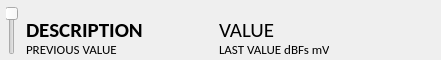
<?xml version="1.0" encoding="UTF-8"?>
<ui version="4.0">
 <class>menuDialog</class>
 <widget class="QDialog" name="menuDialog">
  <property name="geometry">
   <rect>
    <x>0</x>
    <y>0</y>
    <width>441</width>
    <height>60</height>
   </rect>
  </property>
  <property name="sizePolicy">
   <sizepolicy hsizetype="Fixed" vsizetype="Fixed">
    <horstretch>0</horstretch>
    <verstretch>0</verstretch>
   </sizepolicy>
  </property>
  <property name="font">
   <font>
    <family>Calibri</family>
    <pointsize>20</pointsize>
    <weight>50</weight>
    <italic>false</italic>
    <bold>false</bold>
    <stylestrategy>PreferAntialias</stylestrategy>
   </font>
  </property>
  <property name="windowTitle">
   <string>Dialog</string>
  </property>
  <property name="windowOpacity">
   <double>1.000000000000000</double>
  </property>
  <property name="autoFillBackground">
   <bool>false</bool>
  </property>
  <widget class="QWidget" name="menuBackPanel" native="true">
   <property name="geometry">
    <rect>
     <x>0</x>
     <y>0</y>
     <width>441</width>
     <height>60</height>
    </rect>
   </property>
   <property name="sizePolicy">
    <sizepolicy hsizetype="Fixed" vsizetype="Fixed">
     <horstretch>0</horstretch>
     <verstretch>0</verstretch>
    </sizepolicy>
   </property>
   <widget class="QLabel" name="menuItemDescLabel">
    <property name="geometry">
     <rect>
      <x>26</x>
      <y>19</y>
      <width>180</width>
      <height>22</height>
     </rect>
    </property>
    <property name="sizePolicy">
     <sizepolicy hsizetype="Fixed" vsizetype="Fixed">
      <horstretch>0</horstretch>
      <verstretch>0</verstretch>
     </sizepolicy>
    </property>
    <property name="font">
     <font>
      <pointsize>16</pointsize>
      <weight>75</weight>
      <bold>true</bold>
     </font>
    </property>
    <property name="text">
     <string>DESCRIPTION</string>
    </property>
   </widget>
   <widget class="QLabel" name="menuItemValLabel">
    <property name="geometry">
     <rect>
      <x>219</x>
      <y>19</y>
      <width>110</width>
      <height>22</height>
     </rect>
    </property>
    <property name="sizePolicy">
     <sizepolicy hsizetype="Fixed" vsizetype="Fixed">
      <horstretch>0</horstretch>
      <verstretch>0</verstretch>
     </sizepolicy>
    </property>
    <property name="font">
     <font>
      <pointsize>16</pointsize>
     </font>
    </property>
    <property name="focusPolicy">
     <enum>Qt::NoFocus</enum>
    </property>
    <property name="text">
     <string>VALUE</string>
    </property>
    <property name="alignment">
     <set>Qt::AlignLeading|Qt::AlignLeft|Qt::AlignVCenter</set>
    </property>
    <property name="margin">
     <number>0</number>
    </property>
   </widget>
   <widget class="QSlider" name="menuItemPosSlider">
    <property name="geometry">
     <rect>
      <x>6</x>
      <y>6</y>
      <width>12</width>
      <height>49</height>
     </rect>
    </property>
    <property name="orientation">
     <enum>Qt::Vertical</enum>
    </property>
    <property name="invertedAppearance">
     <bool>true</bool>
    </property>
    <property name="invertedControls">
     <bool>false</bool>
    </property>
    <property name="tickPosition">
     <enum>QSlider::NoTicks</enum>
    </property>
   </widget>
   <widget class="QLabel" name="menuPreviousLabel">
    <property name="geometry">
     <rect>
      <x>26</x>
      <y>41</y>
      <width>112</width>
      <height>16</height>
     </rect>
    </property>
    <property name="sizePolicy">
     <sizepolicy hsizetype="Fixed" vsizetype="Fixed">
      <horstretch>0</horstretch>
      <verstretch>0</verstretch>
     </sizepolicy>
    </property>
    <property name="font">
     <font>
      <pointsize>10</pointsize>
     </font>
    </property>
    <property name="text">
     <string>PREVIOUS VALUE</string>
    </property>
    <property name="alignment">
     <set>Qt::AlignLeading|Qt::AlignLeft|Qt::AlignVCenter</set>
    </property>
   </widget>
   <widget class="QLabel" name="menuLastValueLabel">
    <property name="geometry">
     <rect>
      <x>219</x>
      <y>41</y>
      <width>110</width>
      <height>16</height>
     </rect>
    </property>
    <property name="sizePolicy">
     <sizepolicy hsizetype="Fixed" vsizetype="Fixed">
      <horstretch>0</horstretch>
      <verstretch>0</verstretch>
     </sizepolicy>
    </property>
    <property name="font">
     <font>
      <pointsize>10</pointsize>
     </font>
    </property>
    <property name="text">
     <string>LAST VALUE dBFs mVpp</string>
    </property>
    <property name="alignment">
     <set>Qt::AlignLeading|Qt::AlignLeft|Qt::AlignVCenter</set>
    </property>
   </widget>
   <widget class="QLabel" name="menuSaveLabel">
    <property name="geometry">
     <rect>
      <x>338</x>
      <y>7</y>
      <width>47</width>
      <height>47</height>
     </rect>
    </property>
    <property name="sizePolicy">
     <sizepolicy hsizetype="Fixed" vsizetype="Fixed">
      <horstretch>0</horstretch>
      <verstretch>0</verstretch>
     </sizepolicy>
    </property>
    <property name="font">
     <font>
      <pointsize>10</pointsize>
     </font>
    </property>
    <property name="text">
     <string/>
    </property>
    <property name="alignment">
     <set>Qt::AlignCenter</set>
    </property>
    <property name="indent">
     <number>0</number>
    </property>
   </widget>
   <widget class="QLabel" name="menuEscLabel">
    <property name="geometry">
     <rect>
      <x>389</x>
      <y>7</y>
      <width>47</width>
      <height>47</height>
     </rect>
    </property>
    <property name="sizePolicy">
     <sizepolicy hsizetype="Fixed" vsizetype="Fixed">
      <horstretch>0</horstretch>
      <verstretch>0</verstretch>
     </sizepolicy>
    </property>
    <property name="font">
     <font>
      <pointsize>10</pointsize>
     </font>
    </property>
    <property name="text">
     <string/>
    </property>
    <property name="alignment">
     <set>Qt::AlignCenter</set>
    </property>
    <property name="indent">
     <number>0</number>
    </property>
   </widget>
   <widget class="QLabel" name="UpArrow">
    <property name="geometry">
     <rect>
      <x>107</x>
      <y>-1</y>
      <width>21</width>
      <height>19</height>
     </rect>
    </property>
    <property name="sizePolicy">
     <sizepolicy hsizetype="Fixed" vsizetype="Fixed">
      <horstretch>0</horstretch>
      <verstretch>0</verstretch>
     </sizepolicy>
    </property>
    <property name="text">
     <string/>
    </property>
   </widget>
   <widget class="QLabel" name="DownArrow">
    <property name="geometry">
     <rect>
      <x>107</x>
      <y>41</y>
      <width>21</width>
      <height>19</height>
     </rect>
    </property>
    <property name="sizePolicy">
     <sizepolicy hsizetype="Fixed" vsizetype="Fixed">
      <horstretch>0</horstretch>
      <verstretch>0</verstretch>
     </sizepolicy>
    </property>
    <property name="text">
     <string/>
    </property>
   </widget>
   <zorder>UpArrow</zorder>
   <zorder>DownArrow</zorder>
   <zorder>menuItemDescLabel</zorder>
   <zorder>menuItemValLabel</zorder>
   <zorder>menuItemPosSlider</zorder>
   <zorder>menuPreviousLabel</zorder>
   <zorder>menuLastValueLabel</zorder>
   <zorder>menuSaveLabel</zorder>
   <zorder>menuEscLabel</zorder>
  </widget>
 </widget>
 <resources/>
 <connections/>
</ui>
